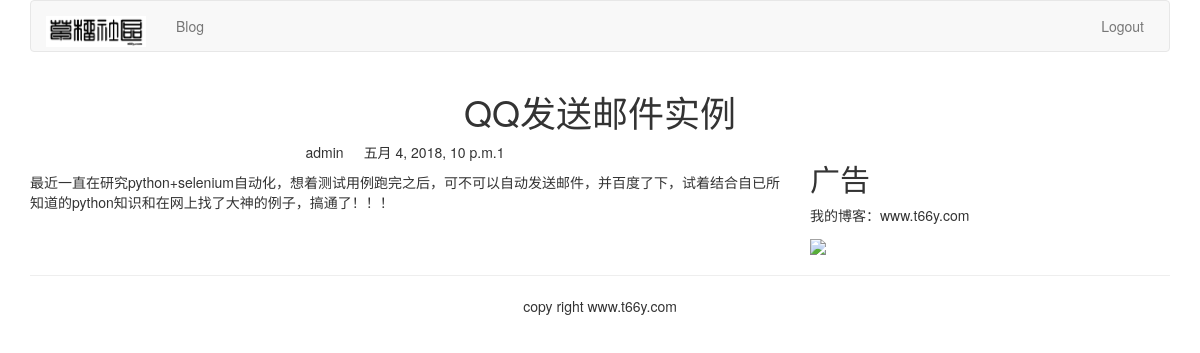
Page /blog/3/ on the committed database.
### blog/models.py (models this page shows, shortened)
class BlogArticles(models.Model):
    title = models.CharField(max_length=300)
    author = models.ForeignKey(User,related_name='blog_posts')
    body = models.TextField()
    publish = models.DateTimeField(default=timezone.now)
    class Meta:
        ordering = ('-publish',)

### blog/views.py (the view)
# urls.py: url(r'(?P<article_id>\d)/$',views.blog_article,name="blog_detail"),
def blog_article(request,article_id):
    article = get_object_or_404(BlogArticles,id=article_id)
    pub=article.publish
    return render(request,"blog/content.html",{"article":article,"publish":pub})

### templates/blog/content.html (shortened to what this page needs)
{% extends "base.html" %}
{% block content %}
<div class="row text-center vertical-middle-sm">
	<h1>{{ article.title }}</h1>
</div>
<div class="row">
	<div class="col-xs-12 col-md-8">
		<p class="text-center"><span>{{ article.author.username }}</span><span style="margin-left: 20px">{{ publish }}1</span></p>
		<div>{{ article.body }}</div>
	</div>
	<div class="col-xs-6 col-md-4">
		<h2>广告</h2>
        <p>我的博客：www.t66y.com</p>
        <img width="600px" src="https://timgsa.baidu.com/timg?image&quality=80&size=b9999_10000&sec=1525605640844&di=c3c2649f4d07bb454b249ee022a715d3&imgtype=0&src=http%3A%2F%2Fpic.58pic.com%2F58pic%2F12%2F57%2F16%2F82X58PIC4Ut.jpg">
	</div>
</div>
{% endblock %}

### rows in the picture
BlogArticles: title "QQ发送邮件实例", author.username "admin", publish "五月 4, 2018, 10 p.m.", body "最近一直在研究python+selenium自动化，想着测试用例跑完之后，可不可以自动发送邮件，并百度了下，试着结合自已所知道的python知识和在网上找了大神的例子，搞通了！！！"
